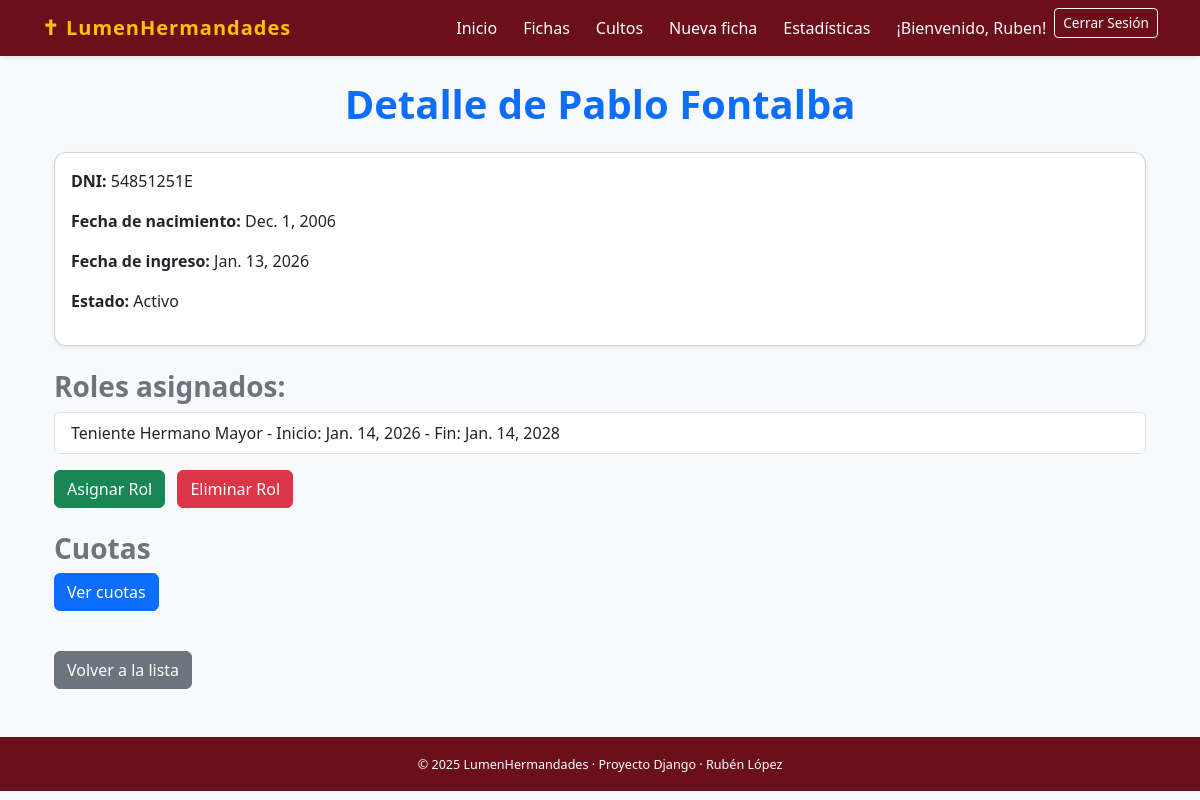
The page /ficha/1/ (signed in) on the database its author committed.
### lumenApp/models.py (models this page shows, shortened)
class Hermano(models.Model):
    nombre = models.CharField(max_length=100)
    apellidos = models.CharField(max_length=100)
    dni = models.CharField(max_length=20, unique=True)
    fecha_nacimiento = models.DateField()
    fecha_ingreso = models.DateField()
    estado = models.CharField(
        max_length=10,
        choices=EstadoHermano.choices,
        default=EstadoHermano.ACTIVO
    )
    imagen = models.ImageField(upload_to='hermanos/', blank=True, null=True)
    usuario = models.OneToOneField(User, on_delete=models.CASCADE)

class HermanoRol(models.Model):
    hermano = models.ForeignKey(Hermano, on_delete=models.CASCADE)
    rol = models.ForeignKey(Rol, on_delete=models.CASCADE)
    fecha_inicio = models.DateField(blank=True, null=True)
    fecha_fin = models.DateField(blank=True, null=True)
    class Meta:
        unique_together = ('hermano', 'rol')

class Rol(models.Model):
    nombre = models.CharField(max_length=50, unique=True)
    descripcion = models.TextField(blank=True, null=True)
    hermanos = models.ManyToManyField(Hermano, through='HermanoRol', related_name='roles')

### lumenApp/views.py (the view)
# urls.py: path('ficha/<int:pk>/', FichaDetalleView.as_view(), name='detalle_hermano'),
class FichaDetalleView(LoginRequiredMixin, DetailView):
    model = Hermano
    template_name = 'lumenApp/ficha_detalle.html'
    context_object_name = 'hermano'
    def get_queryset(self):
        if es_admin(self.request.user):
            return Hermano.objects.all()
        return Hermano.objects.filter(usuario=self.request.user)
    def get_context_data(self, **kwargs):
        context = super().get_context_data(**kwargs)
        context['es_admin'] = es_admin(self.request.user)
        return context

### lumenApp/views.py (called while the page is built)
def es_admin(user):
    return user.groups.filter(name="Administradores").exists()

### lumenApp/templates/lumenApp/ficha_detalle.html (shortened to what this page needs)
{% extends "lumenApp/base.html" %}
{% block content %}
<div class="container mt-4">
    <h1 class="text-center text-primary mb-4">Detalle de {{ hermano.nombre }} {{ hermano.apellidos }}</h1>
    <div class="card mb-3 shadow-sm">
        <div class="card-body">
            <p><strong>DNI:</strong> {{ hermano.dni }}</p>
            <p><strong>Fecha de nacimiento:</strong> {{ hermano.fecha_nacimiento }}</p>
            <p><strong>Fecha de ingreso:</strong> {{ hermano.fecha_ingreso }}</p>
            <p><strong>Estado:</strong> {{ hermano.estado }}</p>
        </div>
    </div>
    <h3 class="text-secondary mt-4">Roles asignados:</h3>
    <ul class="list-group mb-3">
       {% for hr in hermano.hermanorol_set.all %}
            <li class="list-group-item">
                {{ hr.rol.nombre }} - Inicio: {{ hr.fecha_inicio }} {% if hr.fecha_fin %}- Fin: {{ hr.fecha_fin }}{% endif %}
            </li>
        {% empty %}
            <li class="list-group-item text-muted">No tiene roles asignados</li>
        {% endfor %}
    </ul>
    {% if es_admin %}
    <div class="mb-4">
        <a href="{% url 'asignar_rol' hermano.pk %}" class="btn btn-success me-2">Asignar Rol</a>
        <a href="{% url 'eliminar_rol' hermano.pk %}" class="btn btn-danger">Eliminar Rol</a>
    </div>
    {% endif %}
    <h3 class="text-secondary mt-4">Cuotas</h3>
    <a href="{% url 'cuota_lista' hermano.pk %}" class="btn btn-primary mb-3">Ver cuotas</a>
    <div class="mt-4">
        <a href="{% url 'fichas_lista' %}" class="btn btn-secondary">Volver a la lista</a>
    </div>
</div>
{% endblock %}

### lumenApp/templates/lumenApp/base.html (shortened to what this page needs)
{% load static %}
<!DOCTYPE html>
<html lang="es">
<head>
    <link href="https://cdn.jsdelivr.net/npm/bootstrap@5.3.3/dist/css/bootstrap.min.css" rel="stylesheet">
    <link rel="stylesheet" href="{% static 'lumenApp/css/styles.css' %}">
</head>
<body class="bg-light">
    <nav class="navbar navbar-expand-lg navbar-dark shadow-sm mb-4" style="background-color:#6b0f1a;">
        <div class="container">
            <a class="navbar-brand fw-bold text-warning" href="{% url 'principal' %}">
                ✝ LumenHermandades
            </a>
             <div class="navbar-nav ms-auto">
                {% if user.is_authenticated %}
                    <a class="nav-link text-white" href="{% url 'principal' %}">Inicio</a>
                    <a class="nav-link text-white" href="{% url 'fichas_lista' %}">Fichas</a>
                    <a class="nav-link text-white" href="{% url 'cultos_lista' %}">Cultos</a>
                    {% if es_admin %}
                        <a class="nav-link text-white" href="{% url 'crear_hermano' %}">Nueva ficha</a>
                        <a class="nav-link text-white" href="{% url 'estadisticas' %}">Estadísticas</a>
                    {% endif %}
                    <span class="navbar-text text-light mx-2">¡Bienvenido, {{ user.hermano.nombre }}!</span>
                    <form action="{% url 'logout' %}" method="post" class="d-inline">
                        <button type="submit" class="btn btn-outline-light btn-sm">Cerrar Sesión</button>
                    </form>
                {% else %}
                    <span class="navbar-text text-light ms-2">
                        <a class="text-light text-decoration-underline" href="{% url 'login' %}">Inicia sesión</a> para más funciones.
                    </span>
                {% endif %}
            </div>
        </div>
    </nav>
    <main class="container mb-5">
        {% block content %}{% endblock %}
    </main>
    <footer class="text-center py-3 text-white" style="background-color:#6b0f1a;">
        <small>
            &copy; {{ year|default:2025 }} LumenHermandades · Proyecto Django · Rubén López
        </small>
    </footer>
</body>
</html>

### lumenApp/static/lumenApp/css/styles.css (style rules this page uses)
body { font-family: "Segoe UI", Tahoma, sans-serif; background-color: #f8f9fa; }
.navbar-brand { letter-spacing: 1px; font-weight: bold; color: #4b2e83; }
.navbar a { color: #4b2e83; margin-right: 10px; }
h1, h2, h3 { font-weight: 600; color: #4b2e83; }
.list-group-item { border-radius: 12px; background-color: #ffffff; }
.card { border-radius: 12px; box-shadow: 0 2px 6px rgba(0,0,0,0.1); }
.btn-danger { background-color: #dc3545; border-color: #dc3545; }
.btn-sm { font-size: 0.85rem; }
footer { font-size: 0.9rem; text-align: center; padding: 15px 0; background-color: #e9ecef; color: #495057; margin-top: 20px; }
a { text-decoration: none; }

### rows shown on the page
Hermano: nombre "Pablo", apellidos "Fontalba", dni "54851251E", fecha_nacimiento "Dec. 1, 2006", fecha_ingreso "Jan. 13, 2026", estado "Activo"
HermanoRol: rol.nombre "Teniente Hermano Mayor", fecha_inicio "Jan. 14, 2026", fecha_fin "Jan. 14, 2028"

### other values the page prints
{{ user.hermano.nombre }} "Ruben"
{{ year|default:2025 }} "2025"
